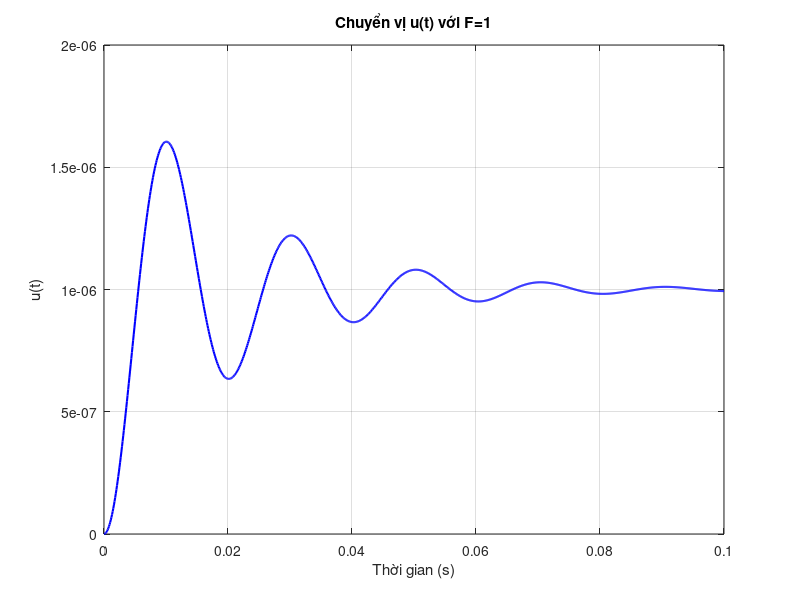
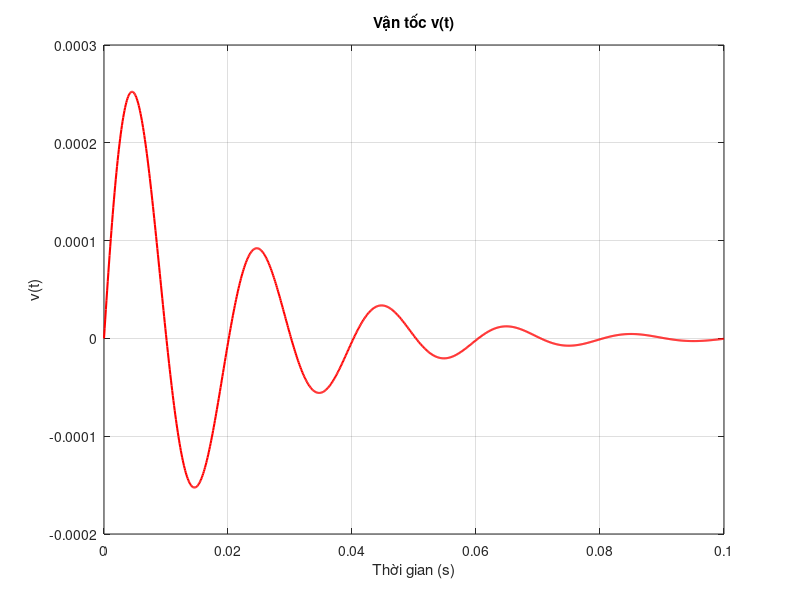
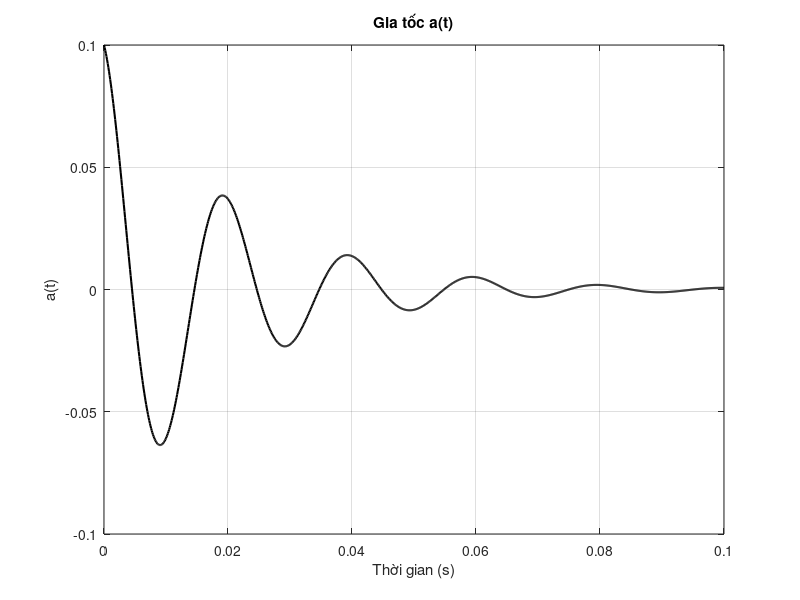

MATLAB code for these plots, in order:
clc; clear; close all;

%% Tham số hệ 1 bậc tự do
M = 10; 
C = 1000; 
K = 1000000; 

dt = 0.0001; 
t_total = 0.1; 
t = 0:dt:t_total;
increStep = length(t);

% Điều kiện ban đầu
U0 = 0; 
V0 = 0;

% Lực ngoài
% F = sin(t)';
F = 1;
% Tham số Newmark
beta  = 0.25;
gamma = 0.5;

%% Khởi tạo
U = U0; 
V = V0;
A = (F(1) - C*V - K*U)/M;   % gia tốc ban đầu

Uhis = zeros(increStep,1);
Vhis = zeros(increStep,1);
Ahis = zeros(increStep,1);

Uhis(1) = U;
Vhis(1) = V;
Ahis(1) = A;

%% Các hệ số Newmark
a0 = 1/(beta*dt^2);
a1 = gamma/(beta*dt);
a2 = 1/(beta*dt);
a3 = 1/(2*beta) - 1;
a4 = gamma/beta - 1;
a5 = dt*(gamma/(2*beta) - 1);

Keff = K + a0*M + a1*C
%% Time stepping
for i = 2:increStep
    % RHS
    RHS = F  + M*(a0*U + a2*V + a3*A) + C*(a1*U + a4*V + a5*A);
    % RHS = F + M*(a0*U + a2*V + a3*A) + C*(a1*U + a4*V + a5*A);
    % Giải U_{i+1}
    Unew = RHS / Keff;

    % Tính A_{i+1}, V_{i+1}
    Anew = a0*(Unew - U) - a2*V - a3*A;
    Vnew = V + dt*((1-gamma)*A + gamma*Anew);

    % Cập nhật
    U = Unew;
    V = Vnew;
    A = Anew;

    % Lưu kết quả
    Uhis(i) = U;
    Vhis(i) = V;
    Ahis(i) = A;
end

%% Vẽ kết quả
figure;
plot(t,Uhis,'b-','LineWidth',1.5); hold on;
title('Chuyển vị u(t) với F=1');
xlabel('Thời gian (s)'); ylabel('u(t)');
grid on;

figure;
plot(t,Vhis,'r-','LineWidth',1.5); hold on;
title('Vận tốc v(t)');
xlabel('Thời gian (s)'); ylabel('v(t)');
grid on;

figure;
plot(t,Ahis,'k-','LineWidth',1.5); hold on;
title('Gia tốc a(t)');
xlabel('Thời gian (s)'); ylabel('a(t)');
grid on;
